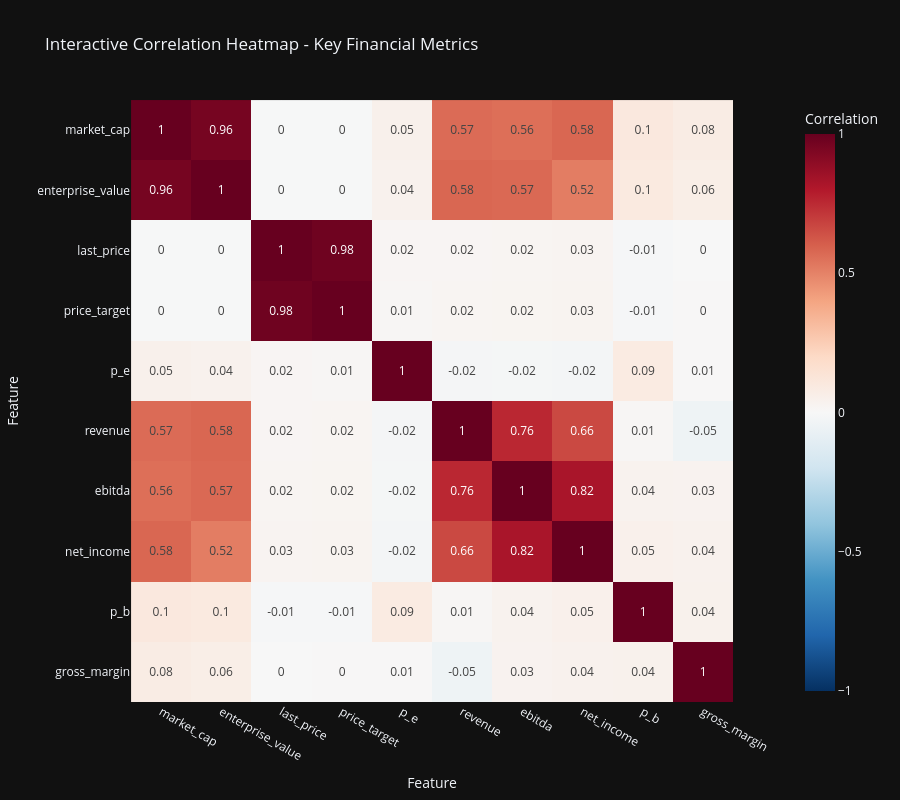
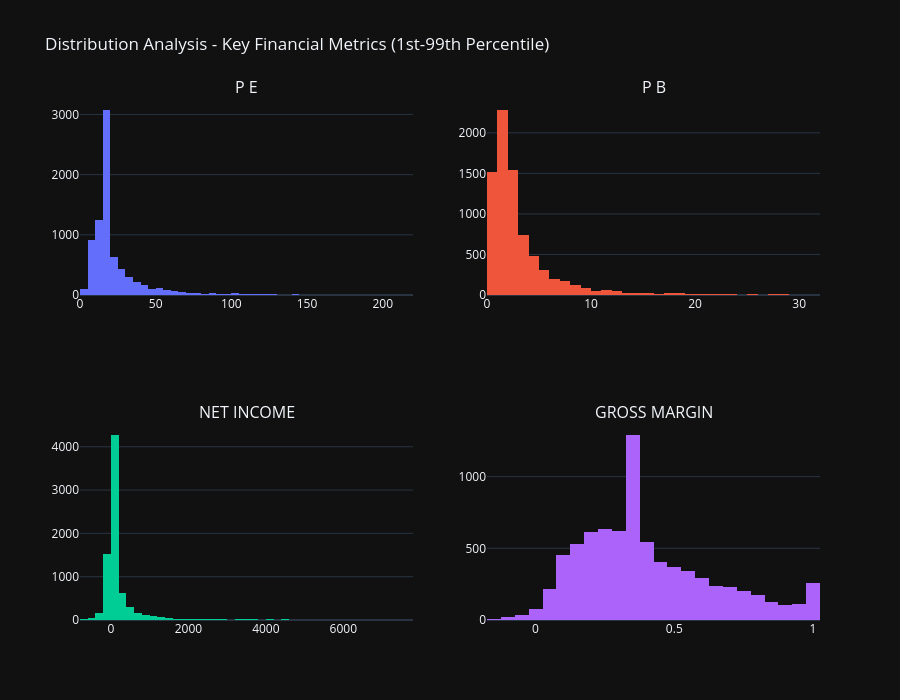
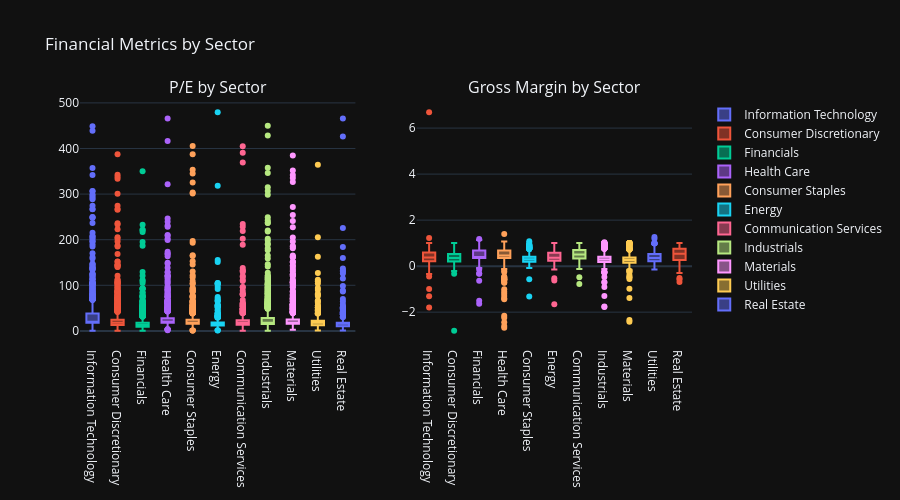
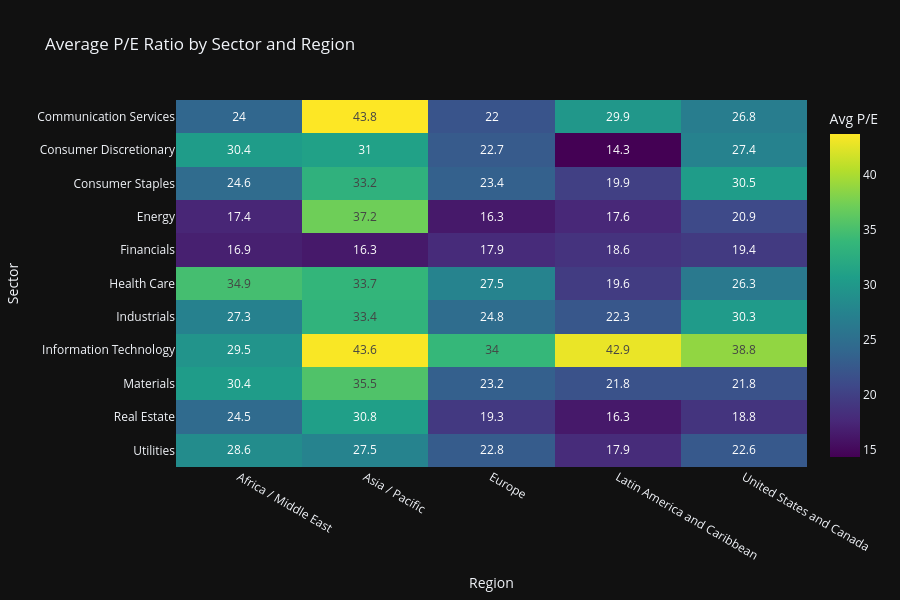

Write notebook code for charts like these, in order.
### Code cell
# 📊 Interactive EDA Visualizations with Plotly
print("\n📊 Creating Interactive EDA Visualizations...")

# 1. Interactive Correlation Heatmap
print("  Creating correlation heatmap...")
numeric_cols = all_stocks_scaled.select_dtypes(include=[np.number]).columns.tolist()
key_metrics = [col for col in numeric_cols if col in [
    'last_price', 'price_target', 'market_cap', 'enterprise_value', 'ebitda',
    'p_e', 'p_b', 'gross_margin', 'revenue', 'net_income'
    ]][:20]  # Top 20 key metrics

if len(key_metrics) > 1:
    corr_matrix = all_stocks_scaled[key_metrics].corr()

    fig_corr = px.imshow(
            corr_matrix,
            labels=dict(x="Feature", y="Feature", color="Correlation"),
            x=corr_matrix.columns,
            y=corr_matrix.columns,
            color_continuous_scale='RdBu_r',
            zmin=-1,
            zmax=1,
            title='Interactive Correlation Heatmap - Key Financial Metrics',
            height=800,
            width=900
            )
    fig_corr.update_layout(
            xaxis={'side': 'bottom'},
            yaxis={'autorange': 'reversed'}
            )
    fig_corr.update_traces(text=corr_matrix.values.round(2), texttemplate='%{text}')
    fig_corr.show()
    fig_corr.write_html(eda_output_dir / "correlation_heatmap_interactive.html")
    print(f"  ✓ Saved: {eda_output_dir / 'correlation_heatmap_interactive.html'}")

# 2. Distribution Analysis - Key Metrics (Interactive Histograms)
print("  Creating distribution plots...")
distribution_metrics = [m for m in ['p_e', 'p_b', 'net_income', 'gross_margin'] if m in all_stocks_scaled.columns][:4]

if distribution_metrics:
    fig_dist = make_subplots(
            rows=2, cols=2,
            subplot_titles=[m.upper().replace('_', ' ') for m in distribution_metrics]
            )

    for idx, metric in enumerate(distribution_metrics):
        row = idx // 2 + 1
        col = idx % 2 + 1

        # Filter out extreme outliers for better visualization
        data = all_stocks_scaled[metric].dropna()
        q1, q99 = data.quantile([0.01, 0.99])
        filtered_data = data[(data >= q1) & (data <= q99)]

        fig_dist.add_trace(
                go.Histogram(x=filtered_data, name=metric, nbinsx=50, showlegend=False),
                row=row, col=col
                )

    fig_dist.update_layout(
            title_text="Distribution Analysis - Key Financial Metrics (1st-99th Percentile)",
            height=700,
            showlegend=False
            )
    fig_dist.show()
    fig_dist.write_html(eda_output_dir / "distributions_interactive.html")
    print(f"  ✓ Saved: {eda_output_dir / 'distributions_interactive.html'}")

# 3. Sector Comparison - Interactive Box Plots
print("  Creating sector comparison plots...")
if 'sector' in all_stocks_scaled.columns and 'p_e' in all_stocks_scaled.columns:
    # Define desired metrics and check which are available
    desired_metrics = ['p_e', 'gross_margin']
    available_metrics = [col for col in desired_metrics if col in all_stocks_scaled.columns]

    if len(available_metrics) == 0:
        print("  Warning: No metrics available for sector comparison. Skipping sector plots.")
    else:
        # Use only available columns
        cols_to_select = ['sector'] + available_metrics
        sector_data = all_stocks_scaled[cols_to_select].dropna()

        if sector_data.empty:
            print("  Warning: No data available after filtering. Skipping sector plots.")
        else:
            # Create subplots based on available metrics
            n_metrics = len(available_metrics)
            metric_titles = {
                'p_e': 'P/E by Sector',
                'gross_margin': 'Gross Margin by Sector'
                }

            subplot_titles = [metric_titles.get(m, f'{m} by Sector') for m in available_metrics]

            fig_sector = make_subplots(
                    rows=1, cols=n_metrics,
                    subplot_titles=subplot_titles
                    )

            for idx, metric in enumerate(available_metrics, start=1):
                for sector in sector_data['sector'].unique():
                    sector_subset = sector_data[sector_data['sector'] == sector]
                    fig_sector.add_trace(
                            go.Box(
                                    y=sector_subset[metric],
                                    name=sector,
                                    showlegend=(idx == 1)  # Show legend only for first subplot
                                    ),
                            row=1, col=idx
                            )

            fig_sector.update_layout(
                    height=500,
                    title_text="Financial Metrics by Sector",
                    showlegend=True
                    )
            fig_sector.show()
            print(f"  Sector comparison plots created with {n_metrics} metric(s).")

# 4. Region vs Sector Heatmap - Average P/E Ratio
print("  Creating region-sector heatmap...")
if all(col in all_stocks_scaled.columns for col in ['sector', 'region', 'p_e']):
    pivot_data = all_stocks_scaled.pivot_table(
            values='p_e',
            index='sector',
            columns='region',
            aggfunc='mean'
            )

    fig_region_sector = px.imshow(
            pivot_data,
            labels=dict(x="Region", y="Sector", color="Avg P/E"),
            title='Average P/E Ratio by Sector and Region',
            color_continuous_scale='Viridis',
            aspect='auto',
            height=600
            )
    fig_region_sector.update_traces(text=pivot_data.values.round(1), texttemplate='%{text}')
    fig_region_sector.show()
    fig_region_sector.write_html(eda_output_dir / "region_sector_heatmap.html")
    print(f"  ✓ Saved: {eda_output_dir / 'region_sector_heatmap.html'}")

# 5. 3D Scatter Plot - Market Cap vs P/E vs Gross Margin
print("  Creating 3D scatter plot...")
if all(col in all_stocks_scaled.columns for col in ['market_cap', 'p_e', 'gross_margin', 'sector']):
    scatter_data = all_stocks_scaled[['market_cap', 'p_e', 'gross_margin', 'sector']].dropna()
    # Filter for reasonable values
    scatter_data = scatter_data[
        (scatter_data['p_e'] > 0) & (scatter_data['p_e'] < 100) &
        (scatter_data['gross_margin'] > -0.05) & (scatter_data['gross_margin'] < 0.15)
        ]

    fig_3d = px.scatter_3d(
            scatter_data.sample(min(1000, len(scatter_data)), random_state=42),
            x='market_cap',
            y='p_e',
            z='gross_margin',
            color='sector',
            title='3D Valuation Analysis: Market Cap vs P/E vs Gross Margin',
            labels={'market_cap': 'Market Cap', 'p_e': 'P/E Ratio', 'gross_margin': 'Gross Margin'},
            height=700
            )
    fig_3d.show()
    fig_3d.write_html(eda_output_dir / "valuation_3d_scatter.html")
    print(f"  ✓ Saved: {eda_output_dir / 'valuation_3d_scatter.html'}")

print(f"\n✅ Section 3 Interactive EDA Visualizations Complete")
print(f"   All interactive charts saved to: {eda_output_dir}")

### Figure 1 — Plotly figure (JSON) as saved in the notebook; plotly's stock layout.template omitted (floating-point values rounded to 4 significant figures)
{"data": [{"coloraxis": "coloraxis", "name": "0", "x": ["market_cap", "enterprise_value", "last_price", "price_target", "p_e", "revenue", "ebitda", "net_income", "p_b", "gross_margin"], "y": ["market_cap", "enterprise_value", "last_price", "price_target", "p_e", "revenue", "ebitda", "net_income", "p_b", "gross_margin"], "z": [[1.0, 0.9599, -0.003498, -0.002861, 0.04826, 0.567, 0.5566, 0.5796, 0.1048, 0.07936], [0.9599, 1.0, -0.003643, -0.003233, 0.04212, 0.5801, 0.5749, 0.5162, 0.09508, 0.06459], [-0.003498, -0.003643, 1.0, 0.9778, 0.01831, 0.01797, 0.02056, 0.02626, -0.008604, -0.001929], [-0.002861, -0.003233, 0.9778, 1.0, 0.01235, 0.02069, 0.02332, 0.02836, -0.0107, 0.003656], [0.04826, 0.04212, 0.01831, 0.01235, 1.0, -0.01736, -0.01558, -0.02359, 0.08623, 0.005534], [0.567, 0.5801, 0.01797, 0.02069, -0.01736, 1.0, 0.7581, 0.6646, 0.01141, -0.04908], [0.5566, 0.5749, 0.02056, 0.02332, -0.01558, 0.7581, 1.0, 0.8238, 0.03843, 0.03291], [0.5796, 0.5162, 0.02626, 0.02836, -0.02359, 0.6646, 0.8238, 1.0, 0.05099, 0.04373], [0.1048, 0.09508, -0.008604, -0.0107, 0.08623, 0.01141, 0.03843, 0.05099, 1.0, 0.04472], [0.07936, 0.06459, -0.001929, 0.003656, 0.005534, -0.04908, 0.03291, 0.04373, 0.04472, 1.0]], "type": "heatmap", "xaxis": "x", "yaxis": "y", "hovertemplate": "Feature: %{x}<br>Feature: %{y}<br>Correlation: %{z}<extra></extra>", "text": [[1.0, 0.96, -0.0, -0.0, 0.05, 0.57, 0.56, 0.58, 0.1, 0.08], [0.96, 1.0, -0.0, -0.0, 0.04, 0.58, 0.57, 0.52, 0.1, 0.06], [-0.0, -0.0, 1.0, 0.98, 0.02, 0.02, 0.02, 0.03, -0.01, -0.0], [-0.0, -0.0, 0.98, 1.0, 0.01, 0.02, 0.02, 0.03, -0.01, 0.0], [0.05, 0.04, 0.02, 0.01, 1.0, -0.02, -0.02, -0.02, 0.09, 0.01], [0.57, 0.58, 0.02, 0.02, -0.02, 1.0, 0.76, 0.66, 0.01, -0.05], [0.56, 0.57, 0.02, 0.02, -0.02, 0.76, 1.0, 0.82, 0.04, 0.03], [0.58, 0.52, 0.03, 0.03, -0.02, 0.66, 0.82, 1.0, 0.05, 0.04], [0.1, 0.1, -0.01, -0.01, 0.09, 0.01, 0.04, 0.05, 1.0, 0.04], [0.08, 0.06, -0.0, 0.0, 0.01, -0.05, 0.03, 0.04, 0.04, 1.0]], "texttemplate": "%{text}"}], "layout": {"xaxis": {"anchor": "y", "domain": [0.0, 1.0], "scaleanchor": "y", "constrain": "domain", "title": {"text": "Feature"}, "side": "bottom"}, "yaxis": {"anchor": "x", "domain": [0.0, 1.0], "autorange": "reversed", "constrain": "domain", "title": {"text": "Feature"}}, "coloraxis": {"colorbar": {"title": {"text": "Correlation"}}, "colorscale": [[0.0, "rgb(5,48,97)"], [0.1, "rgb(33,102,172)"], [0.2, "rgb(67,147,195)"], [0.3, "rgb(146,197,222)"], [0.4, "rgb(209,229,240)"], [0.5, "rgb(247,247,247)"], [0.6, "rgb(253,219,199)"], [0.7, "rgb(244,165,130)"], [0.8, "rgb(214,96,77)"], [0.9, "rgb(178,24,43)"], [1.0, "rgb(103,0,31)"]], "cmin": -1, "cmax": 1}, "title": {"text": "Interactive Correlation Heatmap - Key Financial Metrics"}, "height": 800, "width": 900}}

### Figure 2 — Plotly figure (JSON) as saved in the notebook; plotly's stock layout.template omitted (floating-point values rounded to 4 significant figures; data arrays with more than 128 entries replaced by an {"elided": "..."} marker saying what was removed)
{"data": [{"name": "p_e", "nbinsx": 50, "showlegend": false, "x": {"elided": "7841 float values"}, "type": "histogram", "xaxis": "x", "yaxis": "y"}, {"name": "p_b", "nbinsx": 50, "showlegend": false, "x": {"elided": "7868 float values"}, "type": "histogram", "xaxis": "x2", "yaxis": "y2"}, {"name": "net_income", "nbinsx": 50, "showlegend": false, "x": {"elided": "7840 float values"}, "type": "histogram", "xaxis": "x3", "yaxis": "y3"}, {"name": "gross_margin", "nbinsx": 50, "showlegend": false, "x": {"elided": "7900 float values"}, "type": "histogram", "xaxis": "x4", "yaxis": "y4"}], "layout": {"xaxis": {"anchor": "y", "domain": [0.0, 0.45]}, "yaxis": {"anchor": "x", "domain": [0.625, 1.0]}, "xaxis2": {"anchor": "y2", "domain": [0.55, 1.0]}, "yaxis2": {"anchor": "x2", "domain": [0.625, 1.0]}, "xaxis3": {"anchor": "y3", "domain": [0.0, 0.45]}, "yaxis3": {"anchor": "x3", "domain": [0.0, 0.375]}, "xaxis4": {"anchor": "y4", "domain": [0.55, 1.0]}, "yaxis4": {"anchor": "x4", "domain": [0.0, 0.375]}, "annotations": [{"font": {"size": 16}, "showarrow": false, "text": "P E", "x": 0.225, "xanchor": "center", "xref": "paper", "y": 1.0, "yanchor": "bottom", "yref": "paper"}, {"font": {"size": 16}, "showarrow": false, "text": "P B", "x": 0.775, "xanchor": "center", "xref": "paper", "y": 1.0, "yanchor": "bottom", "yref": "paper"}, {"font": {"size": 16}, "showarrow": false, "text": "NET INCOME", "x": 0.225, "xanchor": "center", "xref": "paper", "y": 0.375, "yanchor": "bottom", "yref": "paper"}, {"font": {"size": 16}, "showarrow": false, "text": "GROSS MARGIN", "x": 0.775, "xanchor": "center", "xref": "paper", "y": 0.375, "yanchor": "bottom", "yref": "paper"}], "title": {"text": "Distribution Analysis - Key Financial Metrics (1st-99th Percentile)"}, "height": 700, "showlegend": false}}

### Figure 3 — Plotly figure (JSON) as saved in the notebook; plotly's stock layout.template omitted (floating-point values rounded to 4 significant figures; data arrays with more than 128 entries replaced by an {"elided": "..."} marker saying what was removed)
{"data": [{"name": "Information Technology", "showlegend": true, "y": {"elided": "835 float values"}, "type": "box", "xaxis": "x", "yaxis": "y"}, {"name": "Consumer Discretionary", "showlegend": true, "y": {"elided": "1001 float values"}, "type": "box", "xaxis": "x", "yaxis": "y"}, {"name": "Financials", "showlegend": true, "y": {"elided": "1126 float values"}, "type": "box", "xaxis": "x", "yaxis": "y"}, {"name": "Health Care", "showlegend": true, "y": {"elided": "821 float values"}, "type": "box", "xaxis": "x", "yaxis": "y"}, {"name": "Consumer Staples", "showlegend": true, "y": {"elided": "683 float values"}, "type": "box", "xaxis": "x", "yaxis": "y"}, {"name": "Energy", "showlegend": true, "y": {"elided": "367 float values"}, "type": "box", "xaxis": "x", "yaxis": "y"}, {"name": "Communication Services", "showlegend": true, "y": {"elided": "361 float values"}, "type": "box", "xaxis": "x", "yaxis": "y"}, {"name": "Industrials", "showlegend": true, "y": {"elided": "1348 float values"}, "type": "box", "xaxis": "x", "yaxis": "y"}, {"name": "Materials", "showlegend": true, "y": {"elided": "870 float values"}, "type": "box", "xaxis": "x", "yaxis": "y"}, {"name": "Utilities", "showlegend": true, "y": {"elided": "258 float values"}, "type": "box", "xaxis": "x", "yaxis": "y"}, {"name": "Real Estate", "showlegend": true, "y": {"elided": "330 float values"}, "type": "box", "xaxis": "x", "yaxis": "y"}, {"name": "Information Technology", "showlegend": false, "y": {"elided": "835 float values"}, "type": "box", "xaxis": "x2", "yaxis": "y2"}, {"name": "Consumer Discretionary", "showlegend": false, "y": {"elided": "1001 float values"}, "type": "box", "xaxis": "x2", "yaxis": "y2"}, {"name": "Financials", "showlegend": false, "y": {"elided": "1126 float values"}, "type": "box", "xaxis": "x2", "yaxis": "y2"}, {"name": "Health Care", "showlegend": false, "y": {"elided": "821 float values"}, "type": "box", "xaxis": "x2", "yaxis": "y2"}, {"name": "Consumer Staples", "showlegend": false, "y": {"elided": "683 float values"}, "type": "box", "xaxis": "x2", "yaxis": "y2"}, {"name": "Energy", "showlegend": false, "y": {"elided": "367 float values"}, "type": "box", "xaxis": "x2", "yaxis": "y2"}, {"name": "Communication Services", "showlegend": false, "y": {"elided": "361 float values"}, "type": "box", "xaxis": "x2", "yaxis": "y2"}, {"name": "Industrials", "showlegend": false, "y": {"elided": "1348 float values"}, "type": "box", "xaxis": "x2", "yaxis": "y2"}, {"name": "Materials", "showlegend": false, "y": {"elided": "870 float values"}, "type": "box", "xaxis": "x2", "yaxis": "y2"}, {"name": "Utilities", "showlegend": false, "y": {"elided": "258 float values"}, "type": "box", "xaxis": "x2", "yaxis": "y2"}, {"name": "Real Estate", "showlegend": false, "y": {"elided": "330 float values"}, "type": "box", "xaxis": "x2", "yaxis": "y2"}], "layout": {"xaxis": {"anchor": "y", "domain": [0.0, 0.45]}, "yaxis": {"anchor": "x", "domain": [0.0, 1.0]}, "xaxis2": {"anchor": "y2", "domain": [0.55, 1.0]}, "yaxis2": {"anchor": "x2", "domain": [0.0, 1.0]}, "annotations": [{"font": {"size": 16}, "showarrow": false, "text": "P/E by Sector", "x": 0.225, "xanchor": "center", "xref": "paper", "y": 1.0, "yanchor": "bottom", "yref": "paper"}, {"font": {"size": 16}, "showarrow": false, "text": "Gross Margin by Sector", "x": 0.775, "xanchor": "center", "xref": "paper", "y": 1.0, "yanchor": "bottom", "yref": "paper"}], "title": {"text": "Financial Metrics by Sector"}, "height": 500, "showlegend": true}}

### Figure 4 — Plotly figure (JSON) as saved in the notebook; plotly's stock layout.template omitted (floating-point values rounded to 4 significant figures)
{"data": [{"coloraxis": "coloraxis", "name": "0", "x": ["Africa / Middle East", "Asia / Pacific", "Europe", "Latin America and Caribbean", "United States and Canada"], "y": ["Communication Services", "Consumer Discretionary", "Consumer Staples", "Energy", "Financials", "Health Care", "Industrials", "Information Technology", "Materials", "Real Estate", "Utilities"], "z": [[24.02, 43.76, 22.01, 29.88, 26.82], [30.45, 31.02, 22.73, 14.3, 27.41], [24.56, 33.17, 23.4, 19.91, 30.46], [17.38, 37.21, 16.32, 17.58, 20.92], [16.86, 16.28, 17.87, 18.65, 19.38], [34.88, 33.7, 27.49, 19.58, 26.27], [27.26, 33.37, 24.77, 22.27, 30.31], [29.48, 43.58, 33.95, 42.91, 38.81], [30.44, 35.49, 23.25, 21.79, 21.76], [24.51, 30.82, 19.27, 16.32, 18.76], [28.6, 27.52, 22.84, 17.94, 22.59]], "type": "heatmap", "xaxis": "x", "yaxis": "y", "hovertemplate": "Region: %{x}<br>Sector: %{y}<br>Avg P/E: %{z}<extra></extra>", "text": [[24.0, 43.8, 22.0, 29.9, 26.8], [30.4, 31.0, 22.7, 14.3, 27.4], [24.6, 33.2, 23.4, 19.9, 30.5], [17.4, 37.2, 16.3, 17.6, 20.9], [16.9, 16.3, 17.9, 18.6, 19.4], [34.9, 33.7, 27.5, 19.6, 26.3], [27.3, 33.4, 24.8, 22.3, 30.3], [29.5, 43.6, 34.0, 42.9, 38.8], [30.4, 35.5, 23.2, 21.8, 21.8], [24.5, 30.8, 19.3, 16.3, 18.8], [28.6, 27.5, 22.8, 17.9, 22.6]], "texttemplate": "%{text}"}], "layout": {"xaxis": {"anchor": "y", "domain": [0.0, 1.0], "title": {"text": "Region"}}, "yaxis": {"anchor": "x", "domain": [0.0, 1.0], "autorange": "reversed", "title": {"text": "Sector"}}, "coloraxis": {"colorbar": {"title": {"text": "Avg P/E"}}, "colorscale": [[0.0, "#440154"], [0.1111, "#482878"], [0.2222, "#3e4989"], [0.3333, "#31688e"], [0.4444, "#26828e"], [0.5556, "#1f9e89"], [0.6667, "#35b779"], [0.7778, "#6ece58"], [0.8889, "#b5de2b"], [1.0, "#fde725"]]}, "title": {"text": "Average P/E Ratio by Sector and Region"}, "height": 600}}
